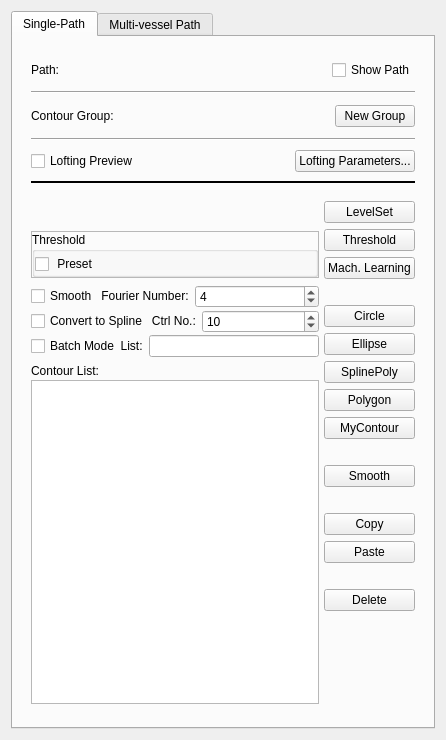
<?xml version="1.0" encoding="UTF-8"?>
<ui version="4.0">
 <class>sv4guiSeg2DEdit</class>
 <widget class="QWidget" name="sv4guiSeg2DEdit">
  <property name="geometry">
   <rect>
    <x>0</x>
    <y>0</y>
    <width>446</width>
    <height>740</height>
   </rect>
  </property>
  <property name="windowTitle">
   <string>Form</string>
  </property>
  <layout class="QHBoxLayout" name="horizontalLayout_11">
   <item>
    <widget class="QTabWidget" name="tabWidget">
     <property name="currentIndex">
      <number>0</number>
     </property>
     <widget class="QWidget" name="SinglePathTab">
      <attribute name="title">
       <string>Single-Path</string>
      </attribute>
      <layout class="QVBoxLayout" name="verticalLayout_5">
       <item>
        <widget class="QWidget" name="widget_8" native="true">
         <property name="sizePolicy">
          <sizepolicy hsizetype="Preferred" vsizetype="Preferred">
           <horstretch>0</horstretch>
           <verstretch>0</verstretch>
          </sizepolicy>
         </property>
         <layout class="QVBoxLayout" name="verticalLayout_4">
          <item>
           <widget class="QWidget" name="widget_4" native="true">
            <layout class="QGridLayout" name="gridLayout_2">
             <property name="leftMargin">
              <number>0</number>
             </property>
             <property name="topMargin">
              <number>5</number>
             </property>
             <property name="rightMargin">
              <number>0</number>
             </property>
             <property name="bottomMargin">
              <number>5</number>
             </property>
             <property name="spacing">
              <number>5</number>
             </property>
             <item row="0" column="2">
              <widget class="QCheckBox" name="checkBoxShowPath">
               <property name="sizePolicy">
                <sizepolicy hsizetype="Fixed" vsizetype="Fixed">
                 <horstretch>0</horstretch>
                 <verstretch>0</verstretch>
                </sizepolicy>
               </property>
               <property name="text">
                <string>Show Path</string>
               </property>
              </widget>
             </item>
             <item row="0" column="0">
              <widget class="QLabel" name="label_6">
               <property name="sizePolicy">
                <sizepolicy hsizetype="Fixed" vsizetype="Preferred">
                 <horstretch>0</horstretch>
                 <verstretch>0</verstretch>
                </sizepolicy>
               </property>
               <property name="text">
                <string>Path:</string>
               </property>
              </widget>
             </item>
             <item row="0" column="1">
              <widget class="QLabel" name="labelPathName">
               <property name="text">
                <string/>
               </property>
              </widget>
             </item>
            </layout>
           </widget>
          </item>
          <item>
           <widget class="Line" name="line_2">
            <property name="orientation">
             <enum>Qt::Horizontal</enum>
            </property>
           </widget>
          </item>
          <item>
           <widget class="QWidget" name="widget_5" native="true">
            <layout class="QGridLayout" name="gridLayout">
             <property name="leftMargin">
              <number>0</number>
             </property>
             <property name="topMargin">
              <number>5</number>
             </property>
             <property name="rightMargin">
              <number>0</number>
             </property>
             <property name="bottomMargin">
              <number>5</number>
             </property>
             <property name="spacing">
              <number>5</number>
             </property>
             <item row="0" column="0">
              <widget class="QLabel" name="label_16">
               <property name="sizePolicy">
                <sizepolicy hsizetype="Fixed" vsizetype="Preferred">
                 <horstretch>0</horstretch>
                 <verstretch>0</verstretch>
                </sizepolicy>
               </property>
               <property name="text">
                <string>Contour Group:</string>
               </property>
              </widget>
             </item>
             <item row="0" column="1">
              <widget class="QLabel" name="labelGroupName">
               <property name="text">
                <string/>
               </property>
              </widget>
             </item>
             <item row="0" column="2">
              <widget class="QPushButton" name="btnNewGroup">
               <property name="sizePolicy">
                <sizepolicy hsizetype="Fixed" vsizetype="Fixed">
                 <horstretch>0</horstretch>
                 <verstretch>0</verstretch>
                </sizepolicy>
               </property>
               <property name="text">
                <string>New Group</string>
               </property>
              </widget>
             </item>
            </layout>
           </widget>
          </item>
          <item>
           <widget class="Line" name="line_3">
            <property name="orientation">
             <enum>Qt::Horizontal</enum>
            </property>
           </widget>
          </item>
          <item>
           <widget class="QWidget" name="widget_7" native="true">
            <layout class="QHBoxLayout" name="horizontalLayout_9">
             <property name="spacing">
              <number>0</number>
             </property>
             <property name="leftMargin">
              <number>0</number>
             </property>
             <property name="topMargin">
              <number>3</number>
             </property>
             <property name="rightMargin">
              <number>0</number>
             </property>
             <property name="bottomMargin">
              <number>3</number>
             </property>
             <item>
              <widget class="QCheckBox" name="checkBoxLoftingPreview">
               <property name="toolTip">
                <string>Switch on to create a lofted surface from the group</string>
               </property>
               <property name="text">
                <string>Lofting Preview</string>
               </property>
              </widget>
             </item>
             <item>
              <widget class="QPushButton" name="btnLoftingOptions">
               <property name="sizePolicy">
                <sizepolicy hsizetype="Fixed" vsizetype="Fixed">
                 <horstretch>0</horstretch>
                 <verstretch>0</verstretch>
                </sizepolicy>
               </property>
               <property name="text">
                <string>Lofting Parameters...</string>
               </property>
              </widget>
             </item>
            </layout>
           </widget>
          </item>
          <item>
           <widget class="Line" name="line">
            <property name="frameShadow">
             <enum>QFrame::Plain</enum>
            </property>
            <property name="lineWidth">
             <number>2</number>
            </property>
            <property name="midLineWidth">
             <number>1</number>
            </property>
            <property name="orientation">
             <enum>Qt::Horizontal</enum>
            </property>
           </widget>
          </item>
          <item>
           <widget class="QWidget" name="widget_6" native="true">
            <layout class="QHBoxLayout" name="horizontalLayout_8">
             <property name="spacing">
              <number>0</number>
             </property>
             <property name="leftMargin">
              <number>0</number>
             </property>
             <property name="topMargin">
              <number>0</number>
             </property>
             <property name="rightMargin">
              <number>0</number>
             </property>
             <property name="bottomMargin">
              <number>2</number>
             </property>
             <item>
              <widget class="sv4guiResliceSlider" name="resliceSlider" native="true"/>
             </item>
            </layout>
           </widget>
          </item>
          <item>
           <widget class="QWidget" name="widget_2" native="true">
            <layout class="QHBoxLayout" name="horizontalLayout">
             <property name="spacing">
              <number>5</number>
             </property>
             <property name="leftMargin">
              <number>0</number>
             </property>
             <property name="topMargin">
              <number>3</number>
             </property>
             <property name="rightMargin">
              <number>0</number>
             </property>
             <property name="bottomMargin">
              <number>5</number>
             </property>
             <item>
              <widget class="QWidget" name="widget" native="true">
               <layout class="QVBoxLayout" name="verticalLayout_3">
                <property name="spacing">
                 <number>2</number>
                </property>
                <property name="leftMargin">
                 <number>0</number>
                </property>
                <property name="topMargin">
                 <number>0</number>
                </property>
                <property name="rightMargin">
                 <number>0</number>
                </property>
                <property name="bottomMargin">
                 <number>0</number>
                </property>
                <item>
                 <widget class="QWidget" name="paramWidget" native="true">
                  <layout class="QVBoxLayout" name="paramLayout">
                   <property name="spacing">
                    <number>30</number>
                   </property>
                   <property name="leftMargin">
                    <number>0</number>
                   </property>
                   <property name="topMargin">
                    <number>0</number>
                   </property>
                   <property name="rightMargin">
                    <number>0</number>
                   </property>
                   <property name="bottomMargin">
                    <number>0</number>
                   </property>
                   <item>
                    <widget class="QFrame" name="lsParamWidgetContainer">
                     <property name="frameShape">
                      <enum>QFrame::StyledPanel</enum>
                     </property>
                     <property name="frameShadow">
                      <enum>QFrame::Raised</enum>
                     </property>
                    </widget>
                   </item>
                   <item>
                    <widget class="QFrame" name="thresholdWidgetContainer">
                     <property name="frameShape">
                      <enum>QFrame::StyledPanel</enum>
                     </property>
                     <property name="frameShadow">
                      <enum>QFrame::Raised</enum>
                     </property>
                     <layout class="QHBoxLayout" name="horizontalLayout_7">
                      <property name="spacing">
                       <number>0</number>
                      </property>
                      <property name="leftMargin">
                       <number>0</number>
                      </property>
                      <property name="topMargin">
                       <number>0</number>
                      </property>
                      <property name="rightMargin">
                       <number>0</number>
                      </property>
                      <property name="bottomMargin">
                       <number>0</number>
                      </property>
                      <item>
                       <widget class="QGroupBox" name="thresholdParamWidget">
                        <property name="title">
                         <string>Threshold</string>
                        </property>
                        <property name="flat">
                         <bool>false</bool>
                        </property>
                        <layout class="QHBoxLayout" name="horizontalLayout_2">
                         <property name="spacing">
                          <number>0</number>
                         </property>
                         <property name="leftMargin">
                          <number>0</number>
                         </property>
                         <property name="topMargin">
                          <number>2</number>
                         </property>
                         <property name="rightMargin">
                          <number>0</number>
                         </property>
                         <property name="bottomMargin">
                          <number>0</number>
                         </property>
                         <item>
                          <widget class="QCheckBox" name="checkBoxPresetThreshold">
                           <property name="toolTip">
                            <string>switch on to use a specified value to create a contour.</string>
                           </property>
                           <property name="text">
                            <string> Preset</string>
                           </property>
                          </widget>
                         </item>
                         <item>
                          <widget class="ctkSliderWidget" name="sliderThreshold" native="true">
                           <property name="enabled">
                            <bool>true</bool>
                           </property>
                           <property name="decimals" stdset="0">
                            <number>1</number>
                           </property>
                           <property name="tickInterval" stdset="0">
                            <double>0.000000000000000</double>
                           </property>
                          </widget>
                         </item>
                        </layout>
                       </widget>
                      </item>
                     </layout>
                    </widget>
                   </item>
                  </layout>
                 </widget>
                </item>
                <item>
                 <widget class="Line" name="line_4">
                  <property name="lineWidth">
                   <number>0</number>
                  </property>
                  <property name="orientation">
                   <enum>Qt::Horizontal</enum>
                  </property>
                 </widget>
                </item>
                <item>
                 <widget class="QWidget" name="smoothWidget" native="true">
                  <layout class="QHBoxLayout" name="horizontalLayout_3">
                   <property name="spacing">
                    <number>0</number>
                   </property>
                   <property name="leftMargin">
                    <number>0</number>
                   </property>
                   <property name="topMargin">
                    <number>0</number>
                   </property>
                   <property name="rightMargin">
                    <number>0</number>
                   </property>
                   <property name="bottomMargin">
                    <number>0</number>
                   </property>
                   <item>
                    <widget class="QCheckBox" name="checkBoxSmooth">
                     <property name="toolTip">
                      <string>Switch on to smooth a contour after created by levelset or threshold</string>
                     </property>
                     <property name="text">
                      <string>Smooth   Fourier Number:</string>
                     </property>
                    </widget>
                   </item>
                   <item>
                    <widget class="QSpinBox" name="spinBoxSmoothNumber">
                     <property name="minimum">
                      <number>1</number>
                     </property>
                     <property name="maximum">
                      <number>12</number>
                     </property>
                     <property name="value">
                      <number>4</number>
                     </property>
                    </widget>
                   </item>
                  </layout>
                 </widget>
                </item>
                <item>
                 <widget class="QWidget" name="splineWidget" native="true">
                  <layout class="QHBoxLayout" name="horizontalLayout_4">
                   <property name="spacing">
                    <number>0</number>
                   </property>
                   <property name="leftMargin">
                    <number>0</number>
                   </property>
                   <property name="topMargin">
                    <number>0</number>
                   </property>
                   <property name="rightMargin">
                    <number>0</number>
                   </property>
                   <property name="bottomMargin">
                    <number>0</number>
                   </property>
                   <item>
                    <widget class="QCheckBox" name="checkBoxSpline">
                     <property name="toolTip">
                      <string>Switch on to  converte a contour to a SplinePolygon smooth  after created by levelset or threshold</string>
                     </property>
                     <property name="text">
                      <string>Convert to Spline   Ctrl No.:</string>
                     </property>
                    </widget>
                   </item>
                   <item>
                    <widget class="QSpinBox" name="spinBoxControlNumber">
                     <property name="minimum">
                      <number>5</number>
                     </property>
                     <property name="maximum">
                      <number>40</number>
                     </property>
                     <property name="value">
                      <number>10</number>
                     </property>
                    </widget>
                   </item>
                  </layout>
                 </widget>
                </item>
                <item>
                 <widget class="QWidget" name="batchWidget" native="true">
                  <layout class="QHBoxLayout" name="horizontalLayout_5">
                   <property name="spacing">
                    <number>0</number>
                   </property>
                   <property name="leftMargin">
                    <number>0</number>
                   </property>
                   <property name="topMargin">
                    <number>0</number>
                   </property>
                   <property name="rightMargin">
                    <number>0</number>
                   </property>
                   <property name="bottomMargin">
                    <number>0</number>
                   </property>
                   <item>
                    <widget class="QCheckBox" name="checkBoxBatch">
                     <property name="toolTip">
                      <string>Switch on to enable batch segmentation by levelset or threshold</string>
                     </property>
                     <property name="text">
                      <string>Batch Mode  List:</string>
                     </property>
                    </widget>
                   </item>
                   <item>
                    <widget class="QLineEdit" name="lineEditBatchList"/>
                   </item>
                  </layout>
                 </widget>
                </item>
                <item>
                 <widget class="Line" name="line_5">
                  <property name="lineWidth">
                   <number>0</number>
                  </property>
                  <property name="orientation">
                   <enum>Qt::Horizontal</enum>
                  </property>
                 </widget>
                </item>
                <item>
                 <widget class="QLabel" name="label">
                  <property name="text">
                   <string>Contour List:</string>
                  </property>
                 </widget>
                </item>
                <item>
                 <widget class="QListWidget" name="listWidget"/>
                </item>
               </layout>
              </widget>
             </item>
             <item>
              <widget class="QWidget" name="widget_3" native="true">
               <layout class="QVBoxLayout" name="verticalLayout_2">
                <property name="spacing">
                 <number>6</number>
                </property>
                <property name="leftMargin">
                 <number>0</number>
                </property>
                <property name="topMargin">
                 <number>0</number>
                </property>
                <property name="rightMargin">
                 <number>0</number>
                </property>
                <property name="bottomMargin">
                 <number>0</number>
                </property>
                <item>
                 <widget class="QPushButton" name="btnLevelSet">
                  <property name="toolTip">
                   <string>Click to show the levelset parameter panel.
Click again to create a contour by levelset.
(Shortcut: Ctrl+L)</string>
                  </property>
                  <property name="text">
                   <string>LevelSet</string>
                  </property>
                  <property name="checkable">
                   <bool>false</bool>
                  </property>
                 </widget>
                </item>
                <item>
                 <widget class="QPushButton" name="btnThreshold">
                  <property name="toolTip">
                   <string>Click to show the threshold parameter panel.

Click again and the button becomes blue (active for interaction). 
Then, you need to move the cursor to a 2D view window, click and hold the left moust button, move up/down, then release to finish a contour.

If &quot;Preset&quot; on,  a contour is created with a specified threshold value, you click the button.

(Shortcut: Ctrl+T)</string>
                  </property>
                  <property name="text">
                   <string>Threshold</string>
                  </property>
                 </widget>
                </item>
                <item>
                 <widget class="QPushButton" name="btnML">
                  <property name="text">
                   <string>Mach. Learning</string>
                  </property>
                 </widget>
                </item>
                <item>
                 <widget class="QLabel" name="label_2">
                  <property name="text">
                   <string/>
                  </property>
                 </widget>
                </item>
                <item>
                 <widget class="QPushButton" name="btnCircle">
                  <property name="contextMenuPolicy">
                   <enum>Qt::CustomContextMenu</enum>
                  </property>
                  <property name="toolTip">
                   <string>Interactive method:
Click and the button becomes blue (active for interaction).
Then, you need to move the cursor to a 2D view window, click and move to create a contour.

Manual method:
Right click and manually provide center coordiantes and radius.</string>
                  </property>
                  <property name="text">
                   <string>Circle</string>
                  </property>
                  <property name="checkable">
                   <bool>false</bool>
                  </property>
                  <property name="checked">
                   <bool>false</bool>
                  </property>
                 </widget>
                </item>
                <item>
                 <widget class="QPushButton" name="btnEllipse">
                  <property name="contextMenuPolicy">
                   <enum>Qt::CustomContextMenu</enum>
                  </property>
                  <property name="toolTip">
                   <string>Interactive method:
Click and the button becomes blue (active for interaction).
Then, you need to move the cursor to a 2D view window, click and move to create a contour.

Manual method:
Right click and manually provide center coordiantes and semi-axis lengths.</string>
                  </property>
                  <property name="text">
                   <string>Ellipse</string>
                  </property>
                 </widget>
                </item>
                <item>
                 <widget class="QPushButton" name="btnSplinePoly">
                  <property name="contextMenuPolicy">
                   <enum>Qt::CustomContextMenu</enum>
                  </property>
                  <property name="toolTip">
                   <string>Interactive method:
Click and the button becomes blue (active for interaction). 
Then, you need to move the cursor to a 2D view window, click and move to add control points, double click or press &quot;F&quot; to finish.

Manual method:
Right click and manually provide coordiantes for control points.</string>
                  </property>
                  <property name="text">
                   <string>SplinePoly</string>
                  </property>
                 </widget>
                </item>
                <item>
                 <widget class="QPushButton" name="btnPolygon">
                  <property name="contextMenuPolicy">
                   <enum>Qt::CustomContextMenu</enum>
                  </property>
                  <property name="toolTip">
                   <string>Interactive method:
Click and the button becomes blue (active for interaction). 
Then, you need to move the cursor to a 2D view window, click and move to add control points, double click or press &quot;F&quot; to finish.

Manual method:
Right click and manually provide coordiantes for control points.</string>
                  </property>
                  <property name="text">
                   <string>Polygon</string>
                  </property>
                 </widget>
                </item>
                <item>
                 <widget class="QPushButton" name="btnMyContour">
                  <property name="text">
                   <string>MyContour</string>
                  </property>
                 </widget>
                </item>
                <item>
                 <widget class="QLabel" name="label_3">
                  <property name="text">
                   <string/>
                  </property>
                 </widget>
                </item>
                <item>
                 <widget class="QPushButton" name="btnSmooth">
                  <property name="toolTip">
                   <string>Smooth the selected contour using the specified Fourier number.</string>
                  </property>
                  <property name="text">
                   <string>Smooth</string>
                  </property>
                 </widget>
                </item>
                <item>
                 <widget class="QLabel" name="label_4">
                  <property name="text">
                   <string/>
                  </property>
                 </widget>
                </item>
                <item>
                 <widget class="QPushButton" name="btnCopy">
                  <property name="toolTip">
                   <string>Copy the selected contour.
(Shortcut: Ctrl+C)</string>
                  </property>
                  <property name="text">
                   <string>Copy</string>
                  </property>
                 </widget>
                </item>
                <item>
                 <widget class="QPushButton" name="btnPaste">
                  <property name="toolTip">
                   <string>Paste to the current location along the path.
(Shortcut: Ctrl+V)</string>
                  </property>
                  <property name="text">
                   <string>Paste</string>
                  </property>
                 </widget>
                </item>
                <item>
                 <widget class="QLabel" name="label_5">
                  <property name="text">
                   <string/>
                  </property>
                 </widget>
                </item>
                <item>
                 <widget class="QPushButton" name="btnDelete">
                  <property name="toolTip">
                   <string>Delete the selected contour.
(Shortcut: Ctrl+D)

You can also move the cursor to a 2D view and click.
Then, press key Delete to remove the shown contour.</string>
                  </property>
                  <property name="text">
                   <string>Delete</string>
                  </property>
                 </widget>
                </item>
                <item>
                 <spacer name="verticalSpacer">
                  <property name="orientation">
                   <enum>Qt::Vertical</enum>
                  </property>
                  <property name="sizeHint" stdset="0">
                   <size>
                    <width>20</width>
                    <height>40</height>
                   </size>
                  </property>
                 </spacer>
                </item>
               </layout>
               <zorder>btnCircle</zorder>
               <zorder>btnLevelSet</zorder>
               <zorder>btnEllipse</zorder>
               <zorder>btnPolygon</zorder>
               <zorder>btnSplinePoly</zorder>
               <zorder>btnDelete</zorder>
               <zorder>btnThreshold</zorder>
               <zorder>btnSmooth</zorder>
               <zorder>btnCopy</zorder>
               <zorder>btnPaste</zorder>
               <zorder>label_2</zorder>
               <zorder>label_3</zorder>
               <zorder>label_4</zorder>
               <zorder>label_5</zorder>
               <zorder>btnML</zorder>
               <zorder>btnMyContour</zorder>
              </widget>
             </item>
            </layout>
           </widget>
          </item>
         </layout>
        </widget>
       </item>
      </layout>
     </widget>
     <widget class="QWidget" name="MultiVesselTab">
      <attribute name="title">
       <string>Multi-vessel Path</string>
      </attribute>
      <layout class="QVBoxLayout" name="verticalLayout">
       <item>
        <widget class="QGroupBox" name="groupBox">
         <property name="title">
          <string>Select Paths</string>
         </property>
         <layout class="QVBoxLayout" name="verticalLayout_7">
          <item>
           <widget class="QCheckBox" name="selectAllPathsCheckBox">
            <property name="text">
             <string>use all paths</string>
            </property>
           </widget>
          </item>
          <item>
           <widget class="QListWidget" name="pathList"/>
          </item>
         </layout>
        </widget>
       </item>
       <item>
        <widget class="QGroupBox" name="groupBox_3">
         <property name="title">
          <string>Parameters</string>
         </property>
         <layout class="QVBoxLayout" name="verticalLayout_6">
          <item>
           <widget class="QWidget" name="widget_10" native="true">
            <property name="sizePolicy">
             <sizepolicy hsizetype="Expanding" vsizetype="Preferred">
              <horstretch>0</horstretch>
              <verstretch>0</verstretch>
             </sizepolicy>
            </property>
            <layout class="QHBoxLayout" name="horizontalLayout_6">
             <item>
              <widget class="QLabel" name="intervalLabel">
               <property name="minimumSize">
                <size>
                 <width>20</width>
                 <height>0</height>
                </size>
               </property>
               <property name="text">
                <string>Interval:</string>
               </property>
              </widget>
             </item>
             <item>
              <widget class="QSpinBox" name="intervalEdit">
               <property name="minimum">
                <number>1</number>
               </property>
               <property name="maximum">
                <number>999</number>
               </property>
               <property name="value">
                <number>10</number>
               </property>
              </widget>
             </item>
            </layout>
           </widget>
          </item>
          <item>
           <widget class="QWidget" name="widget_11" native="true">
            <property name="sizePolicy">
             <sizepolicy hsizetype="Expanding" vsizetype="Preferred">
              <horstretch>0</horstretch>
              <verstretch>0</verstretch>
             </sizepolicy>
            </property>
            <layout class="QHBoxLayout" name="horizontalLayout_10">
             <item>
              <widget class="QLabel" name="fourierLabel">
               <property name="minimumSize">
                <size>
                 <width>20</width>
                 <height>0</height>
                </size>
               </property>
               <property name="text">
                <string>Fourier Modes:</string>
               </property>
              </widget>
             </item>
             <item>
              <widget class="QSpinBox" name="fourierEdit">
               <property name="minimum">
                <number>1</number>
               </property>
               <property name="maximum">
                <number>10</number>
               </property>
               <property name="value">
                <number>3</number>
               </property>
              </widget>
             </item>
            </layout>
           </widget>
          </item>
         </layout>
        </widget>
       </item>
       <item>
        <widget class="QPushButton" name="multiSegButton">
         <property name="text">
          <string>Segment Using Machine Learning</string>
         </property>
        </widget>
       </item>
       <item>
        <spacer name="verticalSpacer_2">
         <property name="orientation">
          <enum>Qt::Vertical</enum>
         </property>
         <property name="sizeHint" stdset="0">
          <size>
           <width>20</width>
           <height>40</height>
          </size>
         </property>
        </spacer>
       </item>
      </layout>
     </widget>
    </widget>
   </item>
  </layout>
 </widget>
 <customwidgets>
  <customwidget>
   <class>sv4guiResliceSlider</class>
   <extends>QWidget</extends>
   <header location="global">sv4gui_ResliceSlider.h</header>
   <container>1</container>
  </customwidget>
  <customwidget>
   <class>ctkSliderWidget</class>
   <extends>QWidget</extends>
   <header>ctkSliderWidget.h</header>
  </customwidget>
 </customwidgets>
 <resources/>
 <connections/>
</ui>
